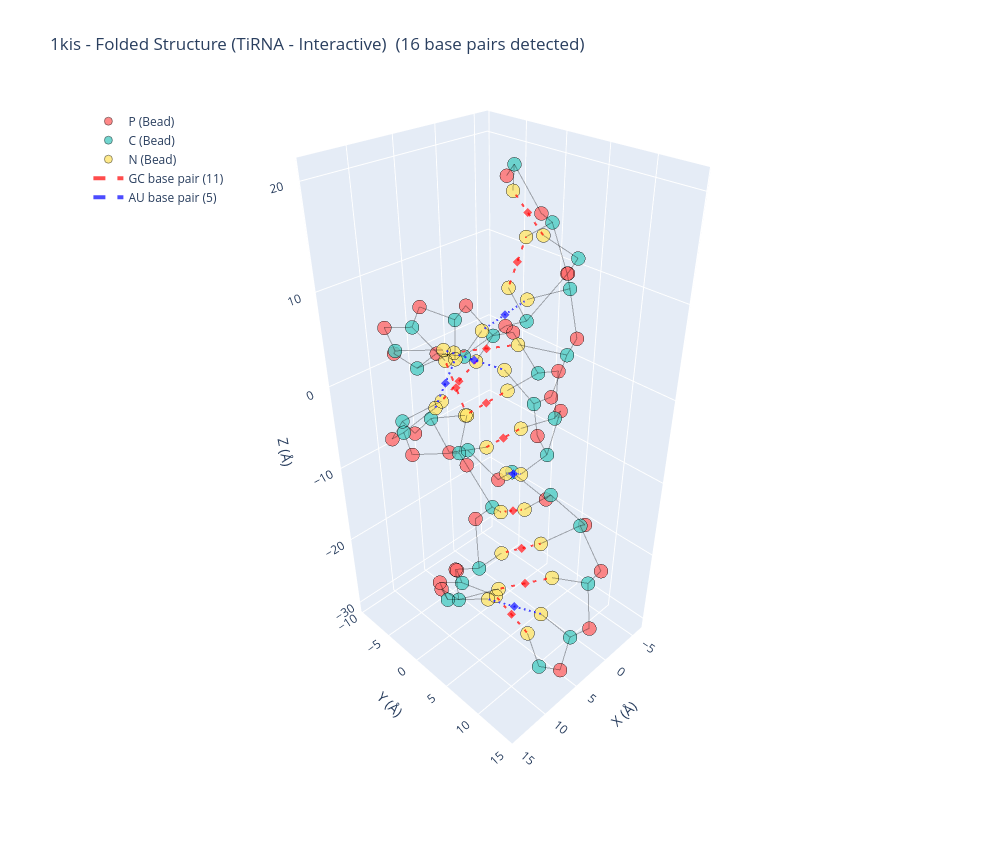
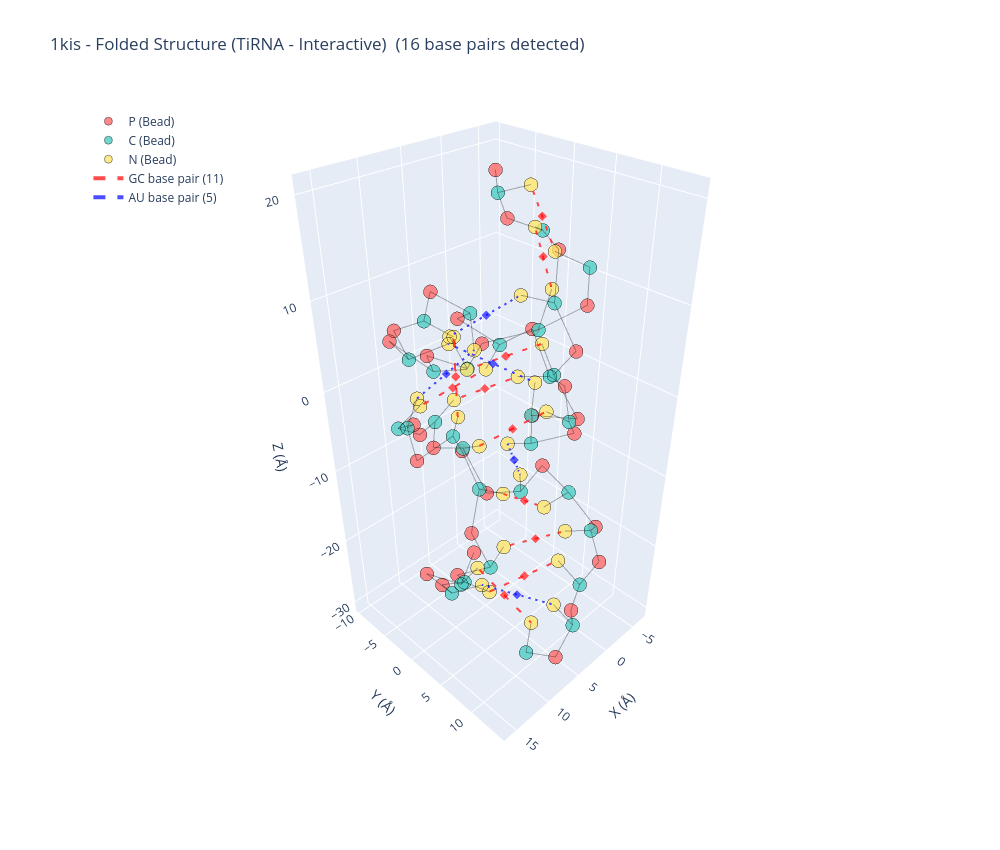

The code cell stored with these charts, in order, in its notebook:
### Code cell
if __name__ == "__main__":
    main()
